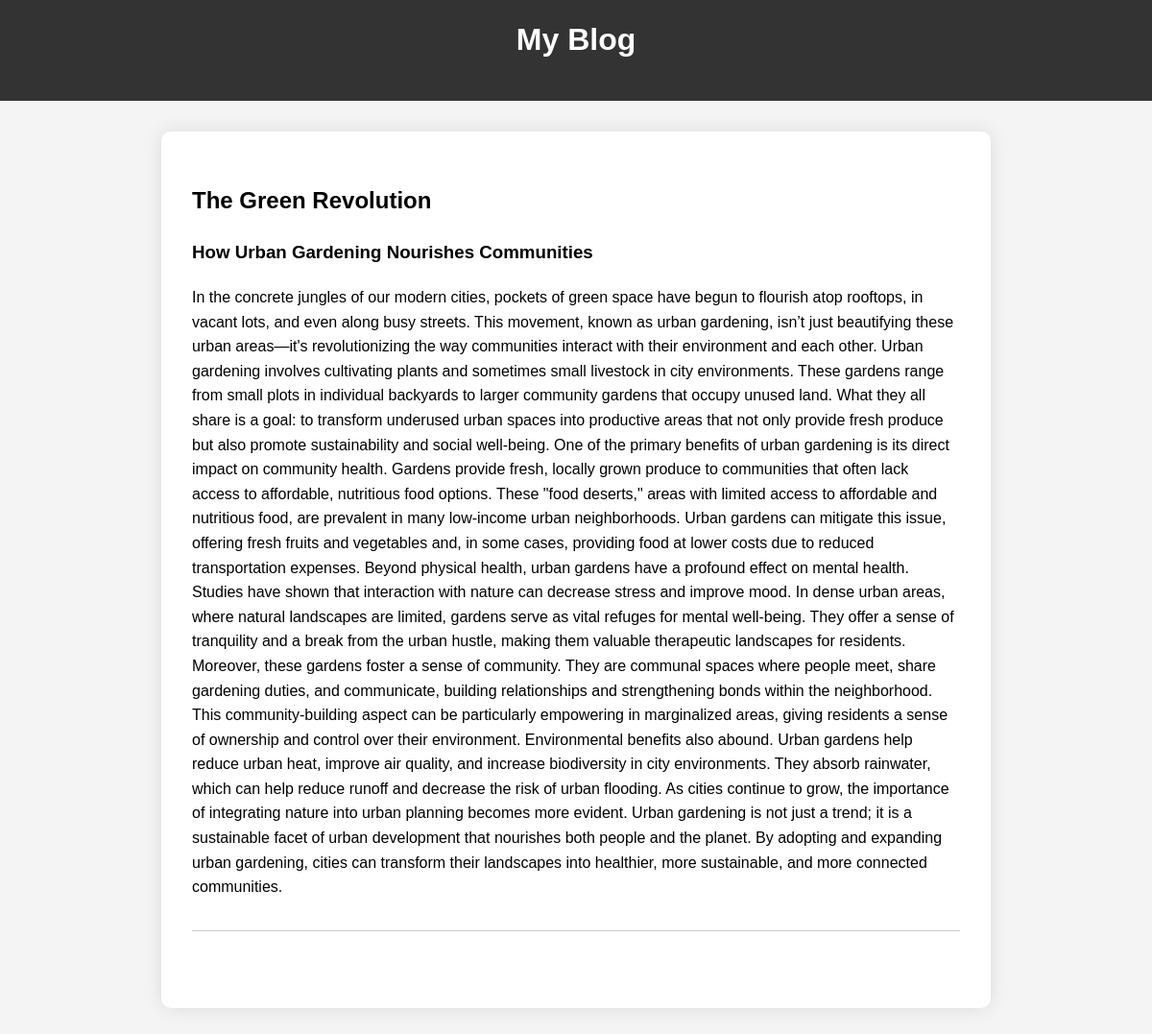
The app's page /article/1 with its own data.
### tables this page shows
CREATE TABLE articles (
    id INTEGER PRIMARY KEY AUTOINCREMENT,
    title TEXT NOT NULL DEFAULT '',
    subtitle TEXT NOT NULL DEFAULT '',
    content TEXT NOT NULL DEFAULT '',
    tldr TEXT NOT NULL DEFAULT '',
    saved_title TEXT NOT NULL DEFAULT '',
    saved_subtitle TEXT NOT NULL DEFAULT '',
    saved_content TEXT NOT NULL DEFAULT '',
    author_id INTEGER NOT NULL,
    created TIMESTAMP DEFAULT CURRENT_TIMESTAMP,
    draft BOOLEAN DEFAULT TRUE,
    last_saved TIMESTAMP DEFAULT CURRENT_TIMESTAMP,
    blog_id INTEGER NOT NULL DEFAULT 0,
    FOREIGN KEY (blog_id) REFERENCES blogs (id)
);

### app.py (the view)
@app.route('/article/<int:article_id>', methods=('GET',))
def view_article(article_id):
    conn = get_db_connection()
    article = conn.execute('SELECT * FROM articles WHERE id = ?', (article_id,)).fetchone()
    if article is None:
        return render_template('article_not_found.html')
    if article['DRAFT']:
        if article['user_id'] != session.get('user_id'):
            return 'You are not authorized to view this draft!', 403
        return render_template('draft_article.html', article=article)
    blog_id = conn.execute('SELECT blog_id FROM articles WHERE id = ?', (article_id,)).fetchone()
    conn.close()
    return render_template('article.html', article=article, blog_id=blog_id)

### app.py (called while the page is built)
def get_db_connection():
    conn = sqlite3.connect(DATABASE)
    conn.row_factory = sqlite3.Row
    return conn

### templates/article.html (shortened to what this page needs)
{% extends 'base.html' %}
{% block content %}
  <article>
    <h2>{{ article.title }}</h2>
    <h3>{{ article.subtitle }}</h3>
    <div>
      <p>{{ article.content }}</p>
    </div>
    <footer>
    </footer>
  </article>
{% endblock %}

### templates/base.html (shortened to what this page needs)
<!DOCTYPE html>
<html lang="en">
<head>
    <link rel="stylesheet" href="{{ url_for('static', filename='style.css') }}">
</head>
<body>
    <header>
        <h1><a href="{{ url_for('index') }}">My Blog</a></h1>
    </header>
    <main>
        {% block content %}{% endblock %}
    </main>
</body>
</html>

### static/style.css (style rules this page uses)
body { font-family: Arial, sans-serif; margin: 0; padding: 0; background-color: #f4f4f4; line-height: 1.6; }
header { background-color: #333; color: white; padding: 1rem; text-align: center; }
header a { color: white; text-decoration: none; }
main { max-width: 800px; margin: 2rem auto; padding: 2rem; background-color: white; border-radius: 10px; box-shadow: 0 0 20px rgba(0, 0, 0, 0.1); }
h1, h2, h3 { margin-top: 0; }
article { margin-bottom: 2rem; }
footer { margin-top: 2rem; padding-top: 1rem; border-top: 1px solid #ccc; text-align: right; font-size: 0.9em; color: #666; }

### records on screen
articles: title "The Green Revolution", subtitle "How Urban Gardening Nourishes Communities", content "In the concrete jungles of our modern cities, pockets of green space have begun to flourish atop rooftops, in vacant lots, and even along busy streets. This movement, known as urban gardening, isn’t just beautifying these urban areas—it's revolutionizing the way communities interact with their environment and each other. Urban gardening involves cultivating plants and sometimes small livestock in city environments. These gardens range from small plots in individual backyards to larger community gardens that occupy unused land. What they all share is a goal: to transform underused urban spaces into productive areas that not only provide fresh produce but also promote sustainability and…"
